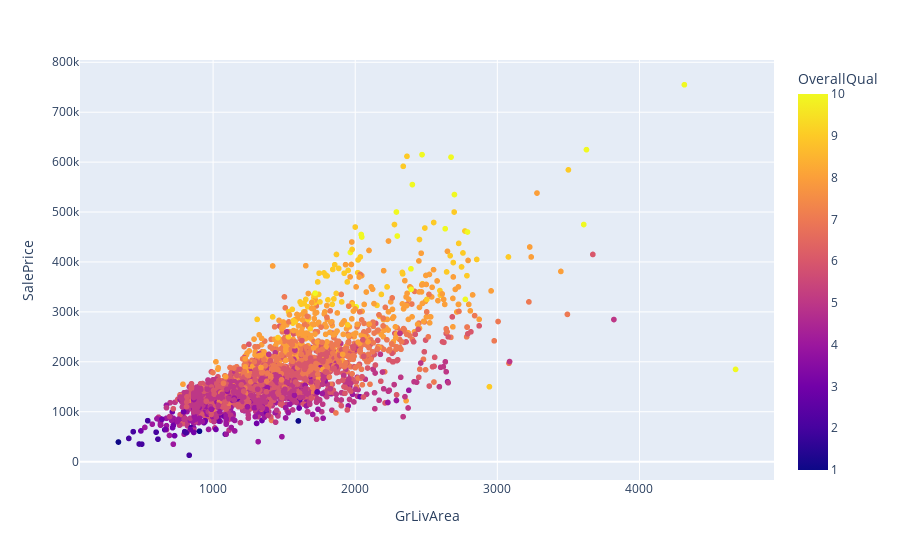

Notebook source saved alongside this figure:
### Code cell
fig = px.scatter(housing, x= 'GrLivArea', y = 'SalePrice', color = 'OverallQual')
fig.show()

### Figure 1 — Plotly figure (JSON) as saved in the notebook; plotly's stock layout.template omitted (floating-point values rounded to 4 significant figures; data arrays with more than 128 entries replaced by an {"elided": "..."} marker saying what was removed)
{"data": [{"hovertemplate": "GrLivArea=%{x}<br>SalePrice=%{y}<br>OverallQual=%{marker.color}<extra></extra>", "legendgroup": "", "marker": {"color": {"elided": "2579 int values"}, "coloraxis": "coloraxis", "symbol": "circle"}, "mode": "markers", "name": "", "showlegend": false, "type": "scattergl", "x": {"elided": "2579 int values"}, "xaxis": "x", "y": {"elided": "2579 int values"}, "yaxis": "y"}], "layout": {"coloraxis": {"colorbar": {"title": {"text": "OverallQual"}}, "colorscale": [[0, "#0d0887"], [0.1111, "#46039f"], [0.2222, "#7201a8"], [0.3333, "#9c179e"], [0.4444, "#bd3786"], [0.5556, "#d8576b"], [0.6667, "#ed7953"], [0.7778, "#fb9f3a"], [0.8889, "#fdca26"], [1, "#f0f921"]]}, "legend": {"tracegroupgap": 0}, "margin": {"t": 60}, "xaxis": {"anchor": "y", "domain": [0, 1], "title": {"text": "GrLivArea"}}, "yaxis": {"anchor": "x", "domain": [0, 1], "title": {"text": "SalePrice"}}}}
